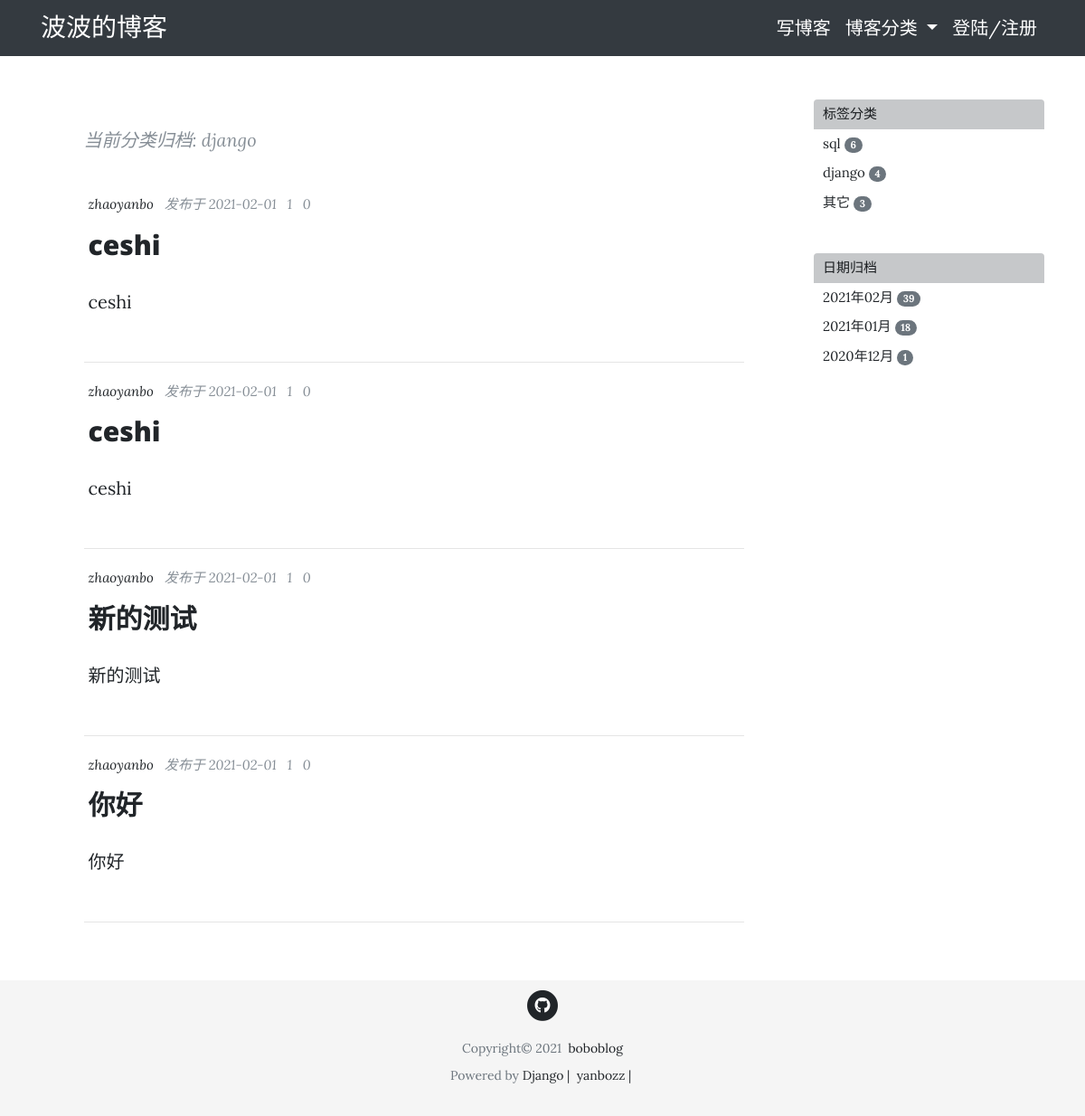
/post/django/, run on an earlier commit of the app's database.
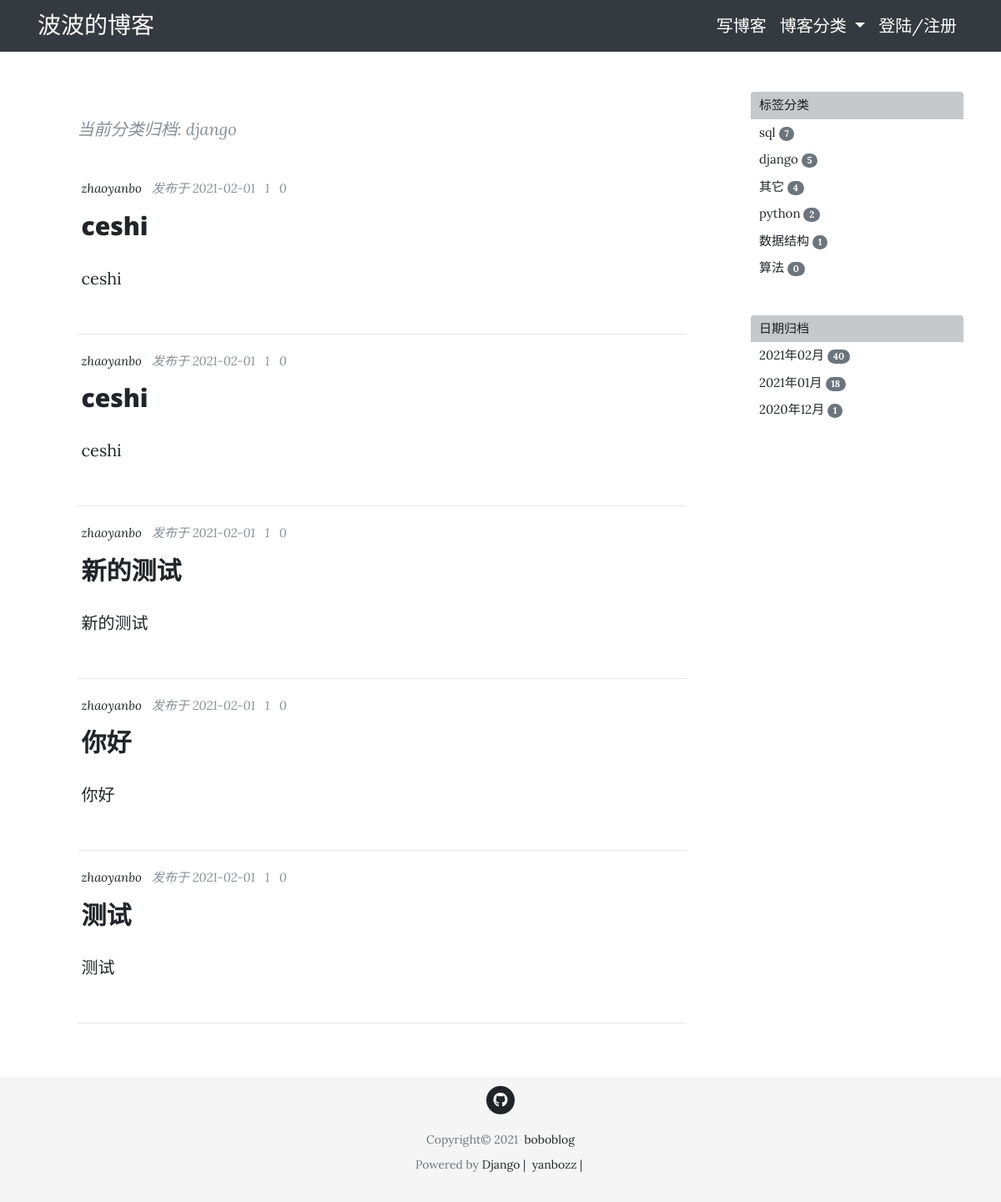
And on a later commit of the database.
### blog/models.py (models this page shows, shortened)
class Post(models.Model, ViewCountExtension):
    title = models.CharField(max_length=50)
    pub_date = models.DateTimeField(default=timezone.now)
    content = RichTextField()
    author = models.ForeignKey(User, on_delete=models.CASCADE)
    view_count = GenericRelation(
        ViewCount,
        related_query_name='post',
        content_type_field='content_type',
        object_id_field='object_id'
    )
    view_detail = GenericRelation(
        ViewDetail,
        related_query_name='post',
        content_type_field='content_type',
        object_id_field='object_id',
    )
    @property
    def comments(self):
        qs = Comment.objects.filter_by_instance(self)
        return qs
    @property
    def get_comments_count(self):
        return self.comments.count()
    @property
    def short_content(self):
        paragraphs = self.content.split('</p>')[:2]
        short_content = ''
        for paragraph in paragraphs:
            short_content += paragraph + '</p>'
        return short_content

### viewcount/models.py (models this page shows, shortened)
class ViewCount(models.Model):
    count = models.IntegerField(default=0)
    content_type = models.ForeignKey(ContentType, on_delete=models.CASCADE)
    object_id = models.PositiveIntegerField()
    content_object = GenericForeignKey('content_type', 'object_id')

### tag/models.py (models this page shows, shortened)
class PostTag(models.Model):
    slug = models.SlugField(max_length=50)
    tag_name = models.CharField(max_length=50)
    created = models.DateTimeField(default=timezone.now)
    posts = models.ManyToManyField(Post, blank=True,
                                   related_name='tags', related_query_name='tag')
    objects = PostTagManager()
    def get_posts(self):
        return Post.objects.filter(tag=self)

### blog/views.py (the view)
# urls.py: path('post/<slug:slug>/', PostTagListView.as_view(), name='posts-with-tag'),
class PostTagListView(PostListView):
    template_name = 'blog/post_tag.html'
    def get_context_data(self, **kwargs):
        context = super().get_context_data(**kwargs)
        context['tag'] = PostTag.objects.get(slug=self.kwargs['slug'])
        return context
    def get_queryset(self):
        tag_name = self.kwargs['slug']
        tag = PostTag.objects.get(slug=tag_name)
        return tag.get_posts()

### blog/views.py (called while the page is built)
    def get_context_data(self, **kwargs):
        context = super().get_context_data(**kwargs)
        date_qs = Post.objects.dates('pub_date', 'month', 'DESC')
        post_dates = self.get_count_in_month(date_qs)
        tags = PostTag.objects.get_posts_count()
        context['post_dates'] = post_dates
        context['tags'] = tags
        return context

    def get_count_in_month(self, qs):
        qs = qs.values('datefield').annotate(post_count=Count('id'))
        post_dates = []
        for date_qs in qs:
            post_dates.append((date_qs['datefield'], date_qs['post_count']))
        return post_dates

### comments/models.py (called while the page is built)
    def filter_by_instance(self, instance):
        obj_id = instance.id
        content_type = ContentType.objects.get_for_model(instance.__class__)
        qs = super(CommentManager, self).filter(
            content_type=content_type, object_id=obj_id).filter(parent=None)
        return qs

### tag/models.py (called while the page is built)
    def get_posts_count(self):
        tags = PostTag.objects.annotate(num_posts=Count('posts')).order_by('-num_posts')
        return tags

### blog/templates/blog/post_tag.html (shortened to what this page needs)
{% extends "blog/base.html"  %}
{% block content %}
<div class="col-lg-8 col-md-10 mx-auto">
  <div class="tag-container">
      <p>当前分类归档: {{ tag.tag_name }}</p>
  </div>
  {% for post in posts %}
  <div class="post-preview">
    <div class="post-meta">
      <a href="">{{ post.author }}&nbsp;&nbsp;</a>
      发布于 {{ post.pub_date|date:"Y-m-d" }}&nbsp;&nbsp;
       {{ post.get_view_count }}&nbsp;&nbsp;
       {{ post.get_comments_count }}&nbsp;&nbsp;
    </div>
    <div class="post-box">
      <a href="{% url 'post-detail' post.id %}">
        <h3 class="post-title">
          {{ post.title }}
        </h3>
      </a>
      {{ post.short_content|safe }}
    </div>
  </div>
  <hr>
  {% endfor %}
</div>
{% include "blog/sidebar.html" %}
{% endblock content %}

### blog/templates/blog/sidebar.html
<div class="hidden-xs col-sm-10 col-md-2 col-lg-3">
  <div class="tag-list">
    <ul class="list-group">
      <li class="list-group-item list-group-item-dark">标签分类</li>
      {% for tag in tags %}
        <a href="{% url 'posts-with-tag' tag.slug %}" class="">
          <li class="list-group-item">
            {{ tag.tag_name }}
            <span class="badge badge-secondary badge-pill">{{ tag.num_posts }}</span>
          </li>
        </a>
      {% endfor %}
    </ul>
  </div>
  <div class="date-list">
    <ul class="list-group">
      <li class="list-group-item list-group-item-dark">日期归档</li>
      {% for post_date, count in post_dates %}
        <a href="{% url 'posts-with-date' post_date.year post_date.month %}" class="">
          <li class="list-group-item">
            {{ post_date|date:"Y年m月" }}
            <span class="badge badge-secondary badge-pill">{{ count }}</span>
          </li>
        </a>
      {% endfor %}
    </ul>
  </div>
</div>

What changed in the data, as far as the page shows it:
computed for PostTag "django": num_posts "4" → "5"
added Post: author "zhaoyanbo", pub_date "2021-02-01", get_view_count "1", get_comments_count "0", title "测试", short_content "测试"
computed for PostTag "sql": num_posts "6" → "7"
computed for PostTag "其它": num_posts "3" → "4"
added PostTag: tag_name "python", num_posts "2"
added PostTag: tag_name "数据结构", num_posts "1"
added PostTag: tag_name "算法", num_posts "0"
Also different on the page:
new list line: "2021年02月 40"
list line gone: "2021年02月 39"
